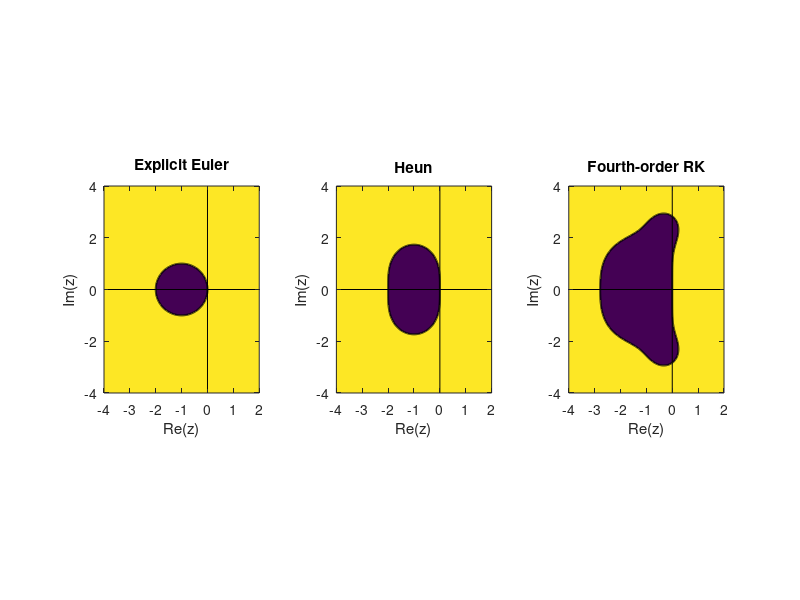

Recreate this plot in MATLAB. (Note: this script raises an error after producing the figure.)
%STABILITY_REGIONS Absolute-stability regions for the implemented methods.

clearvars; close all; clc;

[x,y] = meshgrid(linspace(-4,2,700), linspace(-4,4,700));
z = x + 1i*y;

R = {
    1 + z, ...
    1 + z + z.^2/2, ...
    1 + z + z.^2/2 + z.^3/6 + z.^4/24 ...
};

names = {'Explicit Euler','Heun','Fourth-order RK'};

figure;
for k = 1:numel(R)
    subplot(1,3,k);
    contourf(x, y, abs(R{k}), [0,1], 'LineStyle','none');
    hold on;
    contour(x, y, abs(R{k}), [1,1], 'k', 'LineWidth', 1.4);
    plot([min(x(:)),max(x(:))],[0,0],'k-');
    plot([0,0],[min(y(:)),max(y(:))],'k-');
    axis equal tight;
    xlabel('Re(z)'); ylabel('Im(z)');
    title(names{k});
end
sgtitle('Absolute-stability regions: |R(z)| \leq 1');
